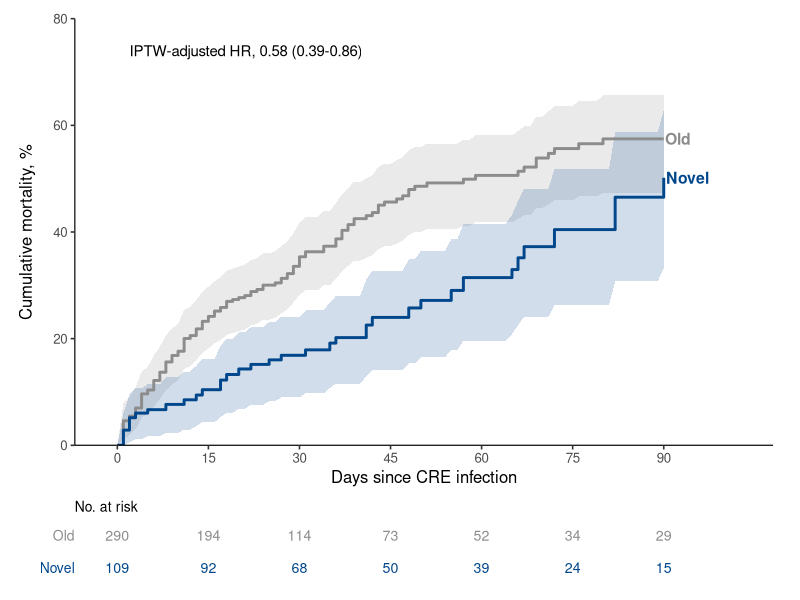
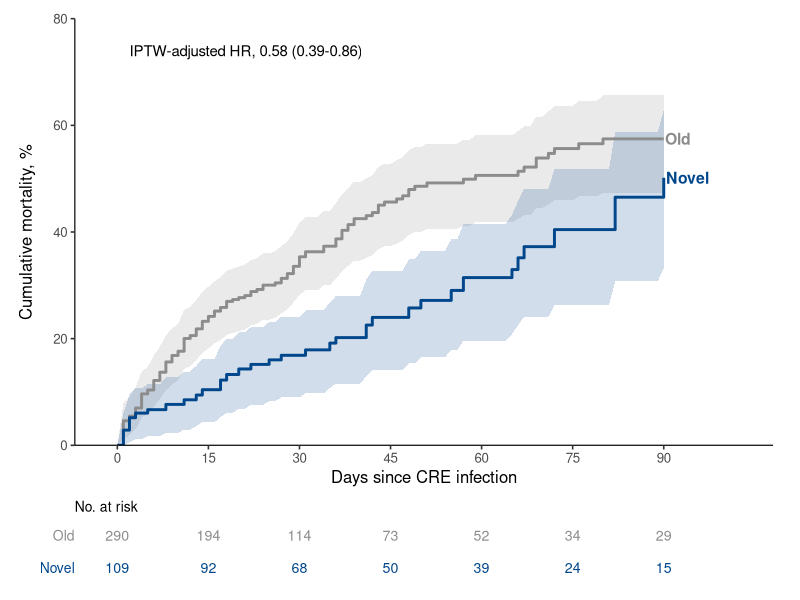
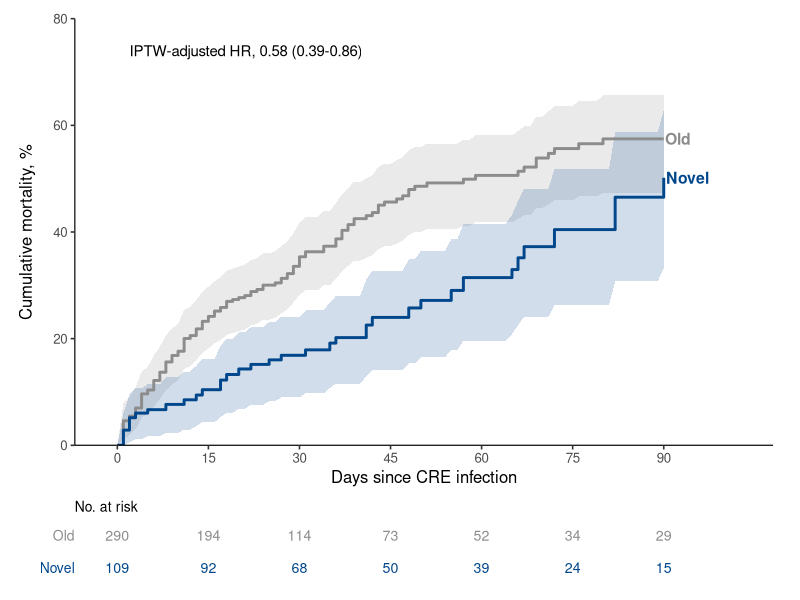
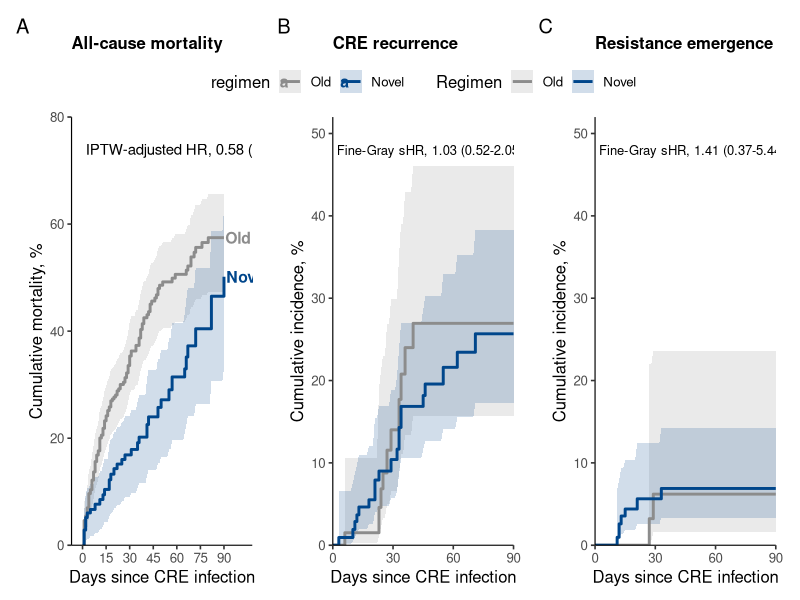
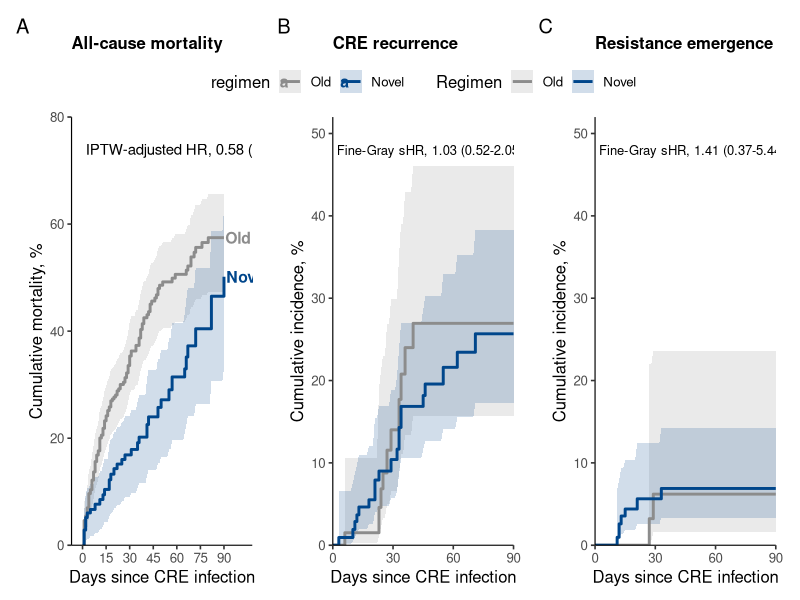
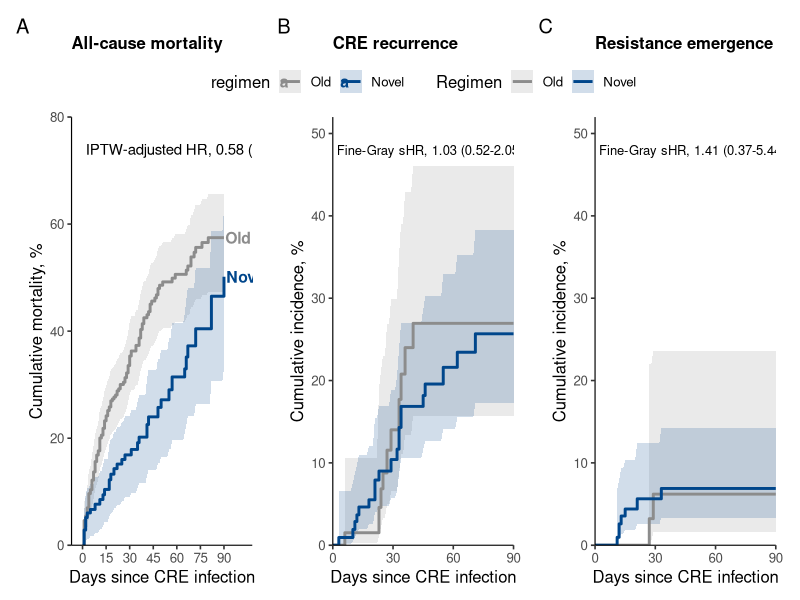
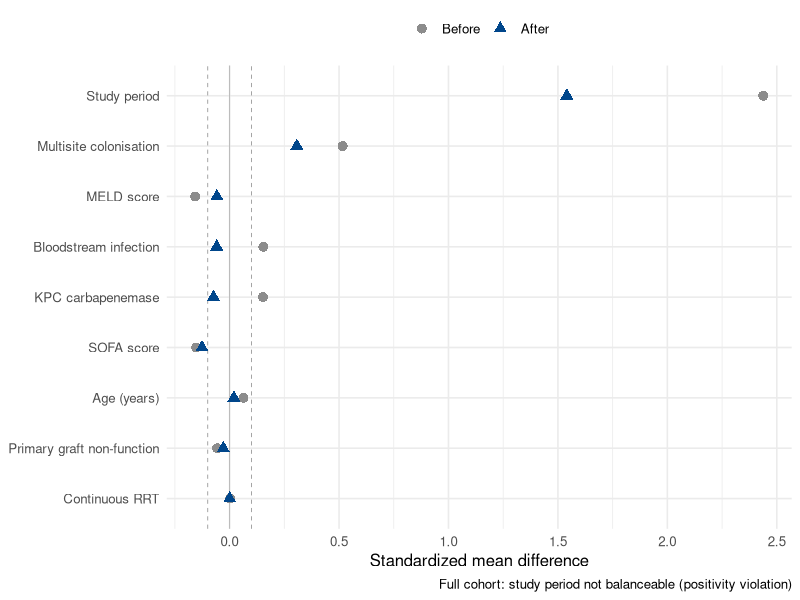
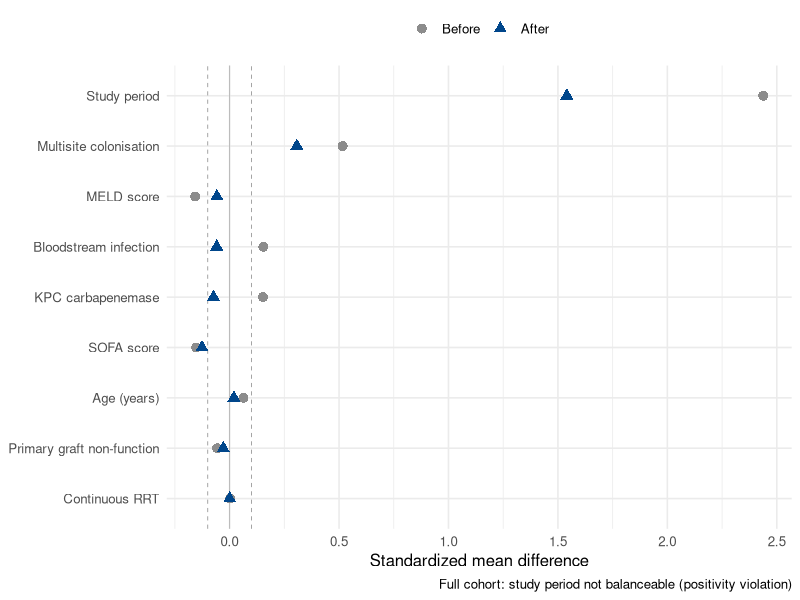

R code for these plots, in order:
## CRECOOLT — Novel vs. Older Regimens for CRE infection in liver transplant recipients
## Consolidated, reproducible analysis. Run:  source("analysis.R")
## Data:    CRECOOLT_onlyinfections.sav  (N = 405 CRE-infection cohort, 1 row/patient)
## Outputs: figure1_mortality_iptw.*, figure_3panel.*, figure_forest_90d.*,
##          loveplot_iptw.*, loveplot_era.*   (each as .png/.pdf/.svg)
## See STATUS.md for the narrative summary of findings.

suppressPackageStartupMessages({
  library(tidyverse); library(haven); library(survival); library(patchwork)
})

jama  <- c(Old = "#8C8C8C", Novel = "#00468B")   # JAMA grey / blue
save3 <- function(p, stem, w, h) for (e in c("png","pdf","svg"))
  ggsave(paste0(stem, ".", e), p, width = w, height = h, dpi = 300, bg = "white")

## ------------------------------------------------------------------ ##
## 1. Load and build the analysis frame                               ##
## ------------------------------------------------------------------ ##
new <- read_sav("CRECOOLT_onlyinfections.sav")

cr <- new |>
  transmute(
    record_id,
    regimen = factor(if_else(as.numeric(new_drug) == 1, "Novel", "Old"), levels = c("Old","Novel")),
    novel = as.integer(as.numeric(new_drug) == 1),
    study_period = as.numeric(study_period),
    age = as.numeric(age), meld = as.numeric(meld_score), sofa = as.numeric(sofa),
    kpc = as.numeric(mec_of_carbapenem_resi___1), bsi = as.numeric(infection_source___1),
    multisite = as.numeric(multisite_colonization),
    pgnf = as.numeric(post_olt_compli___4), crrt = as.numeric(post_olt_compli___2),
    combo = as.numeric(combination_treat),
    rec = as.numeric(cre_recurrence), res = as.numeric(resistance),
    t_rec = as.numeric(CREinf_to_relapse), t_res = as.numeric(CREinf_to_resistance),
    death = as.numeric(death), death90 = as.numeric(death_90d),
    t_death = as.numeric(CREinf_to_death),
    inf = as.Date(cre_infection_date), dc = as.Date(discharge_date),
    cl = as.Date(clearence_date), en = as.Date(end_date)
  ) |>
  mutate(
    fu = pmax(as.numeric(dc - inf), as.numeric(cl - inf), as.numeric(en - inf), na.rm = TRUE),
    last_valid = if_else(is.finite(fu) & fu >= 0, fu, NA_real_)   # 54 invalid discharge dates dropped
  )

## competing-risks (time, status): 1 = event of interest, 2 = death, 0 = censored
make_cr <- function(d, flag, tvar) d |>
  mutate(status = case_when(.data[[flag]] == 1 ~ 1L, death == 1 ~ 2L, TRUE ~ 0L),
         time = case_when(.data[[flag]] == 1 ~ .data[[tvar]], death == 1 ~ t_death, TRUE ~ last_valid),
         time = if_else(time == 0, 0.5, time)) |>
  filter(!is.na(time), is.finite(time), time > 0)

smd <- function(x, g, w = rep(1, length(x))) {
  m1 <- weighted.mean(x[g==1], w[g==1]); m0 <- weighted.mean(x[g==0], w[g==0])
  v1 <- weighted.mean((x[g==1]-m1)^2, w[g==1]); v0 <- weighted.mean((x[g==0]-m0)^2, w[g==0])
  (m1 - m0) / sqrt((v1 + v0) / 2)
}
fmt <- function(m, term = "regimenNovel") { s <- summary(m)
  c <- s$conf.int[term, c("exp(coef)","lower .95","upper .95")]
  sprintf("%.2f (%.2f-%.2f), p=%.3f", c[1], c[2], c[3], s$coefficients[term, ncol(s$coefficients)]) }

## ------------------------------------------------------------------ ##
## 2. Recurrence / resistance — competing risks (death competing)     ##
## ------------------------------------------------------------------ ##
d_rec <- make_cr(cr, "rec", "t_rec"); d_res <- make_cr(cr, "res", "t_res")

fg_full <- function(d, label) { d$ev <- factor(d$status, 0:2, c("censor", label, "death"))
  fg <- finegray(Surv(time, ev) ~ regimen, data = d[,c("time","ev","regimen")], etype = label)
  coxph(Surv(fgstart, fgstop, fgstatus) ~ regimen, weights = fgwt, data = fg) }

## era-restricted (2018-2025) IPTW Fine-Gray — the valid causal contrast
era2 <- cr |> filter(study_period == 2, !is.na(age))
era2$ps <- predict(glm(novel ~ age + meld + multisite + sofa, binomial, era2), type = "response")
pT <- mean(era2$novel); era2$iptw <- ifelse(era2$novel == 1, pT/era2$ps, (1-pT)/(1-era2$ps))
era_fg <- function(d, label) { d$ev <- factor(d$status, 0:2, c("censor", label, "death"))
  fg <- finegray(Surv(time, ev) ~ ., data = d[,c("time","ev","regimen","iptw","record_id")], etype = label)
  coxph(Surv(fgstart, fgstop, fgstatus) ~ regimen + cluster(record_id),
        weights = fg$fgwt * fg$iptw, data = fg, robust = TRUE) }
e_rec <- make_cr(era2, "rec", "t_rec"); e_res <- make_cr(era2, "res", "t_res")

## ------------------------------------------------------------------ ##
## 3. Mortality — 9-covariate IPTW (ATE), 90-day, from CRE infection  ##
## ------------------------------------------------------------------ ##
d2 <- cr |>
  mutate(time = case_when(death90 == 1 & !is.na(t_death) ~ pmin(t_death, 90),
                          TRUE ~ pmin(coalesce(last_valid, 90), 90)),
         time = if_else(time <= 0, 0.5, time),
         event = if_else(death90 == 1 & (is.na(t_death) | t_death <= 90), 1L, 0L)) |>
  drop_na(study_period, age, meld, sofa, kpc, bsi, multisite, pgnf, crrt)
d2$ps <- predict(glm(novel ~ study_period + age + meld + sofa + kpc + bsi + multisite + pgnf + crrt,
                     binomial, d2), type = "response")
d2$w    <- ifelse(d2$novel == 1, 1/d2$ps, 1/(1 - d2$ps))                 # ATE
d2$watt <- ifelse(d2$novel == 1, 1, d2$ps/(1 - d2$ps))                   # ATT (for diagnostics)
cox90 <- coxph(Surv(time, event) ~ regimen, d2, weights = w, robust = TRUE)

## ------------------------------------------------------------------ ##
## 4. Key results                                                     ##
## ------------------------------------------------------------------ ##
cat("\n================ KEY RESULTS ================\n")
cat("Cohort N =", nrow(new), "|", sum(cr$regimen=="Old"), "old /", sum(cr$regimen=="Novel"), "novel\n\n")
cat("MORTALITY (90-day, IPTW ATE):        HR", fmt(cox90), "\n")
cat("RECURRENCE full-cohort Fine-Gray:   sHR", fmt(fg_full(d_rec,"recurrence")), "\n")
cat("RESISTANCE full-cohort Fine-Gray:   sHR", fmt(fg_full(d_res,"resistance")), "\n")
cat("RECURRENCE 2018-25 IPTW Fine-Gray:  sHR", fmt(era_fg(e_rec,"recurrence")), "\n")
cat("RESISTANCE 2018-25 IPTW Fine-Gray:  sHR", fmt(era_fg(e_res,"resistance")), "\n")
cat("=============================================\n\n")

## ------------------------------------------------------------------ ##
## 5. Figure 1 — cumulative mortality (IPTW, 95% CI, number-at-risk)  ##
## ------------------------------------------------------------------ ##
sf9 <- survfit(Surv(time, event) ~ regimen, data = d2, weights = w, robust = TRUE)
s9  <- summary(sf9, times = 0:90, extend = TRUE)
curve_ci <- tibble(time = s9$time, ci = 1 - s9$surv, lower = 1 - s9$upper, upper = 1 - s9$lower,
                   regimen = factor(sub("regimen=", "", as.character(s9$strata)), levels = c("Old","Novel")))
lab  <- curve_ci |> group_by(regimen) |> filter(time == max(time)) |> ungroup()
tms  <- c(0,15,30,45,60,75,90); xexp <- expansion(add = c(7,4))
risk <- expand_grid(regimen = c("Old","Novel"), t = tms) |>
  mutate(n = map2_int(regimen, t, ~ sum(d2$regimen == .x & d2$time >= .y)),
         regimen = factor(regimen, levels = c("Old","Novel")))
mA <- ggplot(curve_ci, aes(time, ci, color = regimen, fill = regimen)) +
  geom_ribbon(aes(ymin = lower, ymax = upper), alpha = .18, colour = NA) + geom_step(linewidth = 1) +
  geom_text(data = lab, aes(label = regimen), hjust = -.05, size = 4, fontface = "bold") +
  annotate("text", x = 2, y = .74, hjust = 0, size = 3.8,
           label = paste0("IPTW-adjusted HR, ", sub(", p.*","",fmt(cox90)))) +
  scale_color_manual(values = jama) + scale_fill_manual(values = jama) +
  scale_y_continuous("Cumulative mortality, %", labels = \(x) x*100, limits = c(0,.80), expand = c(0,0)) +
  scale_x_continuous("Days since CRE infection", breaks = tms, limits = c(0,104), expand = xexp) +
  theme_classic(base_size = 12) +
  theme(legend.position = "none", axis.line = element_line(linewidth = .4), plot.margin = margin(8,14,4,8))
mR <- ggplot(risk, aes(t, regimen, label = n, color = regimen)) + geom_text(size = 3.6) +
  scale_color_manual(values = jama) + scale_x_continuous(limits = c(0,104), breaks = tms, expand = xexp) +
  scale_y_discrete(limits = c("Novel","Old")) + labs(title = "No. at risk") + theme_void(base_size = 12) +
  theme(legend.position = "none", plot.title = element_text(size = 10, hjust = 0),
        axis.text.y = element_text(color = jama[c("Novel","Old")], hjust = 1, size = 10), plot.margin = margin(0,14,4,8))
fig1 <- mA / mR + plot_layout(heights = c(6,1)); save3(fig1, "figure1_mortality_iptw", 7, 5.2)

## ------------------------------------------------------------------ ##
## 6. 3-panel figure (mortality | recurrence | resistance)            ##
## ------------------------------------------------------------------ ##
wcif <- function(d, label, nice) { d$ev <- factor(d$status, 0:2, c("censor", label, "death"))
  sf <- survfit(Surv(time, ev) ~ regimen, data = d, weights = iptw); k <- which(sf$states == label)
  s <- summary(sf, times = 0:90, extend = TRUE)
  tibble(time = s$time, est = s$pstate[,k], lower = s$lower[,k], upper = s$upper[,k],
         regimen = sub("regimen=", "", as.character(s$strata)), endpoint = nice) }
band <- bind_rows(wcif(e_rec,"recurrence","CRE recurrence"), wcif(e_res,"resistance","Resistance emergence")) |>
  mutate(regimen = factor(regimen, levels = c("Old","Novel")))
bt <- theme_classic(base_size = 12) + theme(legend.position = "top", axis.line = element_line(linewidth = .4),
        plot.title = element_text(face = "bold", size = 12), plot.margin = margin(6,12,4,6))
xs <- scale_x_continuous("Days since CRE infection", breaks = c(0,30,60,90), limits = c(0,90), expand = c(0,0))
pA <- mA + labs(title = "All-cause mortality") + bt + theme(legend.position = "none")
mk <- function(ep, ttl, m) ggplot(filter(band, endpoint == ep), aes(time, est, color = regimen, fill = regimen)) +
  geom_ribbon(aes(ymin = lower, ymax = upper), alpha = .18, colour = NA) + geom_step(linewidth = 1) +
  annotate("text", x = 2, y = .48, hjust = 0, size = 3.3, lineheight = 1,
           label = paste0("Fine-Gray sHR, ", sub(", p.*","",fmt(m)))) +
  scale_color_manual("Regimen", values = jama) + scale_fill_manual("Regimen", values = jama) +
  scale_y_continuous("Cumulative incidence, %", labels = \(x) x*100, limits = c(0,.52), expand = c(0,0)) +
  xs + labs(title = ttl) + bt
pB <- mk("CRE recurrence", "CRE recurrence", era_fg(e_rec,"recurrence"))
pC <- mk("Resistance emergence", "Resistance emergence", era_fg(e_res,"resistance"))
fig3 <- (pA | pB | pC) + plot_layout(guides = "collect") + plot_annotation(tag_levels = "A") &
  theme(legend.position = "top"); save3(fig3, "figure_3panel", 12, 4.6)

## ------------------------------------------------------------------ ##
## 7. Love plots — full cohort (unbalanceable) & era (balanced)       ##
## ------------------------------------------------------------------ ##
love_plot <- function(dat, w, covs, labels, caption) {
  tibble(Covariate = labels,
         Before = map_dbl(names(covs), ~smd(dat[[.x]], dat$novel)),
         After  = map_dbl(names(covs), ~smd(dat[[.x]], dat$novel, w))) |>
    pivot_longer(c(Before, After), names_to = "phase", values_to = "smd") |>
    mutate(Covariate = fct_reorder(Covariate, abs(smd) * (phase == "Before")),
           phase = factor(phase, levels = c("Before","After"))) |>
    ggplot(aes(smd, Covariate, color = phase, shape = phase)) +
    geom_vline(xintercept = 0, color = "grey70", linewidth = .3) +
    geom_vline(xintercept = c(-.1,.1), linetype = "dashed", color = "grey60", linewidth = .3) +
    geom_point(size = 3) +
    scale_color_manual(NULL, values = c(Before = "#8C8C8C", After = "#00468B")) +
    scale_shape_manual(NULL, values = c(Before = 16, After = 17)) +
    labs(x = "Standardized mean difference", y = NULL, caption = caption) +
    theme_minimal(base_size = 12) + theme(legend.position = "top")
}
covs9 <- c(study_period=1,multisite=1,meld=1,kpc=1,bsi=1,sofa=1,age=1,pgnf=1,crrt=1)
lab9  <- c("Study period","Multisite colonisation","MELD score","KPC carbapenemase",
           "Bloodstream infection","SOFA score","Age (years)","Primary graft non-function","Continuous RRT")
save3(love_plot(d2, d2$w, covs9, lab9, "Full cohort: study period not balanceable (positivity violation)"),
      "loveplot_iptw", 7.5, 4.6)
covs4 <- c(age=1,meld=1,multisite=1,sofa=1)
lab4  <- c("Age (years)","MELD score","Multisite colonisation","SOFA score")
save3(love_plot(era2, era2$iptw, covs4, lab4, "Restricted to 2018-2025 era: all covariates balanced"),
      "loveplot_era", 7, 4)

## ------------------------------------------------------------------ ##
## 8. Subgroup forest plot (90-day mortality, IPTW)                   ##
## ------------------------------------------------------------------ ##
fit_sub <- function(d) { s <- summary(coxph(Surv(time, event) ~ regimen, d, weights = w, robust = TRUE))
  c(s$conf.int["regimenNovel",1], s$conf.int["regimenNovel",3], s$conf.int["regimenNovel",4]) }
pint <- function(v) { m <- coxph(as.formula(paste0("Surv(time,event)~regimen*", v)), d2, weights = w, robust = TRUE)
  unname(tail(summary(m)$coefficients[,"Pr(>|z|)"], 1)) }
subs <- tribble(~group, ~label, ~flt,
  "Overall","Overall",quote(TRUE),
  "KPC status","KPC",quote(kpc==1),"KPC status","Non-KPC",quote(kpc==0),
  "Infection source","BSI",quote(bsi==1),"Infection source","Non-BSI",quote(bsi==0),
  "SOFA score","SOFA \u22647",quote(sofa<=7),"SOFA score","SOFA >7",quote(sofa>7),
  "Therapy type","Combination",quote(combo==1),"Therapy type","Monotherapy",quote(combo==0))
forest <- subs |> mutate(r = map(flt, \(e){ d <- d2[eval(e, d2), ]; c(n = nrow(d), fit_sub(d)) }),
  n = map_dbl(r,1), hr = map_dbl(r,2), lo = map_dbl(r,3), hi = map_dbl(r,4)) |> select(group,label,n,hr,lo,hi)
pv <- c("KPC status"=pint("kpc"),"Infection source"=pint("bsi"),
        "SOFA score"=pint("I(sofa>7)"),"Therapy type"=pint("combo"))
dr <- tribble(~row,~type,"Overall","est","","sp","KPC status","hdr","KPC","est","Non-KPC","est","","sp",
  "Infection source","hdr","BSI","est","Non-BSI","est","","sp","SOFA score","hdr","SOFA \u22647","est","SOFA >7","est",
  "","sp","Therapy type","hdr","Combination","est","Monotherapy","est") |>
  mutate(y = n() - row_number() + 1) |> left_join(select(forest, row = label, hr, lo, hi, n), by = "row") |>
  mutate(pint = setNames(unname(pv), c("KPC status","Infection source","SOFA score","Therapy type"))[row],
         lab = case_when(type=="hdr"~row, row=="Overall"~row, type=="est"~paste0("   ",row), TRUE~row),
         hrt = if_else(type=="est", sprintf("%.2f (%.2f-%.2f)",hr,lo,hi), NA),
         nt = if_else(type=="est", as.character(n), NA), pt = if_else(!is.na(pint), sprintf("%.2f",pint), NA))
tp <- max(dr$y) + 1.3
ptxt <- ggplot(dr, aes(y = y)) +
  geom_text(aes(x=0,label=lab,fontface=ifelse(type=="hdr","bold","plain")), hjust=0, size=3.3, na.rm=TRUE) +
  geom_text(aes(x=4.0,label=nt), hjust=1, size=3.1, na.rm=TRUE) +
  geom_text(aes(x=8.6,label=hrt), hjust=1, size=3.1, na.rm=TRUE) +
  geom_text(aes(x=9.9,label=pt), hjust=1, size=3.0, fontface="italic", color="grey35", na.rm=TRUE) +
  annotate("text",x=0,y=tp,label="Subgroup",hjust=0,fontface="bold",size=3.2) +
  annotate("text",x=4.0,y=tp,label="No.",hjust=1,fontface="bold",size=3.1) +
  annotate("text",x=8.6,y=tp,label="HR (95% CI)",hjust=1,fontface="bold",size=3.1) +
  annotate("text",x=9.9,y=tp,label="P-int",hjust=1,fontface="bold",size=3.0) +
  scale_x_continuous(limits=c(0,10.1)) + scale_y_continuous(limits=c(.5,tp+.5)) + theme_void()
pfor <- ggplot(filter(dr,type=="est"), aes(hr,y)) +
  geom_vline(xintercept=1, linetype="dashed", color="grey60", linewidth=.3) +
  geom_errorbar(aes(xmin=lo,xmax=hi), width=0, color="#00468B", linewidth=.6, orientation="y") +
  geom_point(color="#00468B", size=2.3, shape=15) +
  annotate("text",x=.34,y=tp,label="Favors novel",size=2.7,color="grey40") +
  annotate("text",x=2.6,y=tp,label="Favors old",size=2.7,color="grey40") +
  scale_x_log10("Hazard ratio (95% CI)", breaks=c(.25,.5,1,2), limits=c(.2,3.6)) +
  scale_y_continuous(limits=c(.5,tp+.5)) + theme_classic(base_size=11) +
  theme(axis.text.y=element_blank(), axis.ticks.y=element_blank(), axis.title.y=element_blank(), axis.line.y=element_blank())
save3((ptxt | pfor) + plot_layout(widths = c(2.1,1)), "figure_forest_90d", 10, 4.6)

cat("All figures written (png/pdf/svg).\n")
